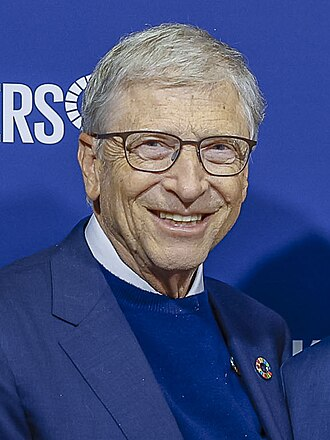
#> input picture start-end-ML/bill.jpg, 330 x 440 px, found by its file name
$ jupyter execute --allow-errors '14. Feature Extraction.ipynb'
#> lines starting #> are read from the running program, lines starting #| are printed output that depends on the picture
Feature extraction refers to the process of selecting and transforming raw data into numerical features that can be used by machine learning models. It is commonly used when dealing with high-dimensional data, such as images, text, and sensor data.

Example:

- In text data, extracting word embeddings like TF-IDF or Word2Vec.
- In images, extracting edges and textures using convolution filters.

#  Why is Feature Extraction Important?
- Reduces data dimensionality, making computations faster.
- Removes irrelevant or redundant information.
- Improves model interpretability and accuracy.
- Helps in handling complex and unstructured data (e.g., text, images, audio).

# Types of Feature Extraction Techniques
Feature extraction varies depending on the type of data (numerical, text, image, or audio). Below are some common techniques:

## A. Feature Extraction for Numerical Data
- Principal Component Analysis (PCA): Reduces dimensionality while preserving variance.
- Linear Discriminant Analysis (LDA): Maximizes class separability.
- Polynomial Features: Expands features using polynomial terms.
- Fourier Transform: Converts time-series data into frequency components.

## B. Feature Extraction for Text Data
- Bag of Words (BoW): Represents text as a frequency vector.

- TF-IDF (Term Frequency-Inverse Document Frequency): Assigns importance to words based on frequency and uniqueness.

- Word Embeddings (Word2Vec, GloVe, FastText): Converts words into dense vector representations.

## C. Feature Extraction for Image Data
- Histogram of Oriented Gradients (HOG): Detects object shapes.

- SIFT (Scale-Invariant Feature Transform): Identifies key points in an image.

- CNN (Convolutional Neural Networks): Extracts features automatically from image layers.

- Color Histograms: Represents image color distribution.

## D. Feature Extraction for Audio Data
- Mel Frequency Cepstral Coefficients (MFCCs): Extracts features for speech recognition.

- Spectrograms: Converts audio signals into visual representations.

- Zero Crossing Rate (ZCR): Measures signal changes.

## Feature Extraction for Time Series Data

# Example: Text

We'll use the SMS Spam Collection Dataset (available on Kaggle).
Each row contains a label (spam or ham) and a text message.

[cell 1]
import pandas as pd

# Load the dataset and skip the first row (header)
#> (the rest of this cell did not finish here and is left out)

## Text Preprocessing
Before feature extraction, we need to clean the text by:

- Converting to lowercase

- Removing punctuation

- Removing stopwords (common words like "is", "the", etc.)

- Tokenizing words

[cell 2]
import string
import nltk
from nltk.corpus import stopwords
nltk.download('stopwords')
#> (this line was passed over: nltk is not available in this run)

def preprocess_text(text):
    text = text.lower()  # Convert to lowercase
    text = text.translate(str.maketrans('', '', string.punctuation))  # Remove punctuation
    words = text.split()  # Tokenize
    words = [word for word in words if word not in stopwords.words('english')]  # Remove stopwords
    return " ".join(words)

# Apply preprocessing
#> (the rest of this cell did not finish here and is left out)

## Feature Extraction using TF-IDF
Now, let's convert text into numerical features using TF-IDF (Term Frequency-Inverse Document Frequency).

[cell 3]
from sklearn.feature_extraction.text import TfidfVectorizer

# Convert text messages into numerical feature vectors
vectorizer = TfidfVectorizer(max_features=500)  # Keep only 500 important words
#> (the rest of this cell did not finish here and is left out)

## Train a Machine Learning Model
Now, we can train a simple Logistic Regression model to classify spam messages.

[cell 4]
from sklearn.model_selection import train_test_split
from sklearn.linear_model import LogisticRegression
from sklearn.metrics import accuracy_score

# Split into training and testing sets
#> (the rest of this cell did not finish here and is left out)

# Example: Image

[cell 5]
import matplotlib.pyplot as plt
from skimage import color, io

# Load the image
image = io.imread('E:/Notebook/start-end-ML/bill.jpg')
#> image is the input picture: shape (440, 330, 3); mean R, G, B 69.7, 81.6, 127.1

# Convert to grayscale
gray_image = color.rgb2gray(image)
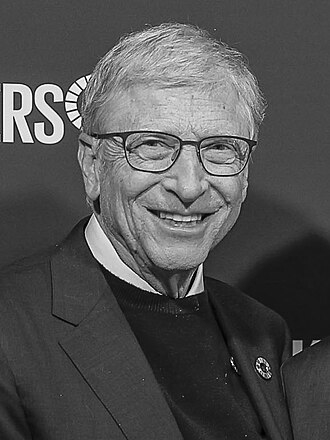
#> gray_image: shape (440, 330) float64; min 0.000833, max 0.999, mean 0.323

# Display the image
plt.figure(figsize=(6,6))
plt.imshow(gray_image, cmap='gray')
plt.title("Grayscale Image")
plt.axis('off')
plt.show()

## Extract Features Using HOG
HOG extracts gradient-based features, useful for object detection (e.g., face recognition, license plate detection).

[cell 6]
from skimage.feature import hog

# Extract HOG features
features, hog_image = hog(gray_image, pixels_per_cell=(16, 16),
                          cells_per_block=(2, 2), visualize=True)
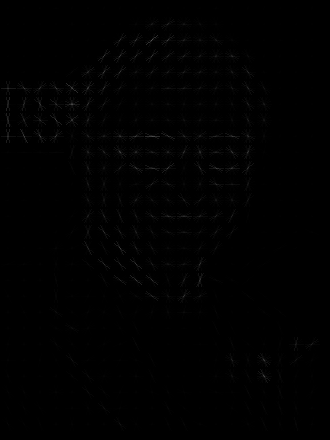
#> hog_image: shape (440, 330) float64; min 0, max 0.327, mean 0.00412
#> features = 17784 values, max 0.528 at index 1576, min 0 at index 13679, mean 0.145

# Display the HOG features
plt.figure(figsize=(6,6))
plt.imshow(hog_image, cmap='gray')
plt.title("HOG Features")
plt.axis('off')
plt.show()

## Train a Classifier with Extracted Features
Let's assume we have a dataset of dog vs. cat images. We'll extract HOG features and train an ML model.

[cell 7]
import numpy as np
from sklearn.svm import SVC
from sklearn.model_selection import train_test_split

# Fake dataset (HOG features of images)
X = np.random.rand(100, len(features))  # 100 images with HOG feature vectors
y = np.random.choice([0, 1], size=100)  # Binary labels: 0 = cat, 1 = dog

# Train-Test Split
X_train, X_test, y_train, y_test = train_test_split(X, y, test_size=0.2, random_state=42)
#> y_train = 80 values, max 1 at index 0, min 0 at index 1, mean 0.613; y_test = 20 values, max 1 at index 2, min 0 at index 0, mean 0.65

# Train an SVM model
model = SVC(kernel='linear')
model.fit(X_train, y_train)

# Evaluate the model
accuracy = model.score(X_test, y_test)
#> accuracy = 0.65
print(f"Model Accuracy: {accuracy:.2f}")
#| Model Accuracy: 0.65

# Example:Time Series

[cell 8]
import pandas as pd
import numpy as np
import matplotlib.pyplot as plt

# Create a sample time-series dataset (Temperature readings)
np.random.seed(42)
date_rng = pd.date_range(start='2023-01-01', periods=100, freq='D')
temperature = np.random.normal(loc=25, scale=3, size=(100,))  # Random temp values

df = pd.DataFrame({'Date': date_rng, 'Temperature': temperature})
df.set_index('Date', inplace=True)

# Plot the time series data
plt.figure(figsize=(10,4))
plt.plot(df.index, df['Temperature'], label='Temperature')
plt.xlabel('Date')
plt.ylabel('Temperature (°C)')
plt.title('Temperature Readings Over Time')
plt.legend()
plt.show()
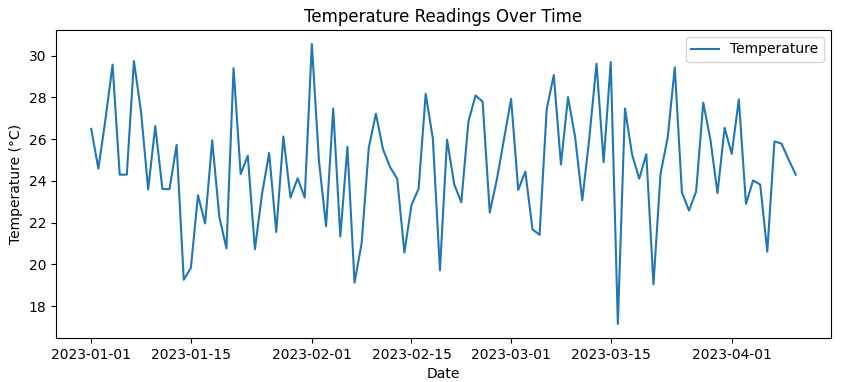
#> figure drawn by matplotlib, 1 panel; curve peaks at x = 1.68e+18, y = 30.56

## Extract Features from Time-Series Data
We'll extract:
- ✅ Rolling Mean (Trend)
- ✅ Rolling Variance (Volatility)
- ✅ Lag Features (Past Observations)
- ✅ Fourier Transform (Frequency Patterns)

### 📌 A) Rolling Statistics (Trend & Volatility)
We calculate the moving average and variance to analyze trends.

[cell 9]
df['Rolling_Mean'] = df['Temperature'].rolling(window=7).mean()
df['Rolling_Std'] = df['Temperature'].rolling(window=7).std()

# Plot rolling statistics
plt.figure(figsize=(10,4))
plt.plot(df['Temperature'], label='Temperature', alpha=0.5)
plt.plot(df['Rolling_Mean'], label='7-day Rolling Mean', color='red')
plt.fill_between(df.index, df['Rolling_Mean'] - df['Rolling_Std'],
                 df['Rolling_Mean'] + df['Rolling_Std'], color='gray', alpha=0.2)
plt.xlabel('Date')
plt.ylabel('Temperature (°C)')
plt.title('Rolling Statistics of Temperature')
plt.legend()
plt.show()
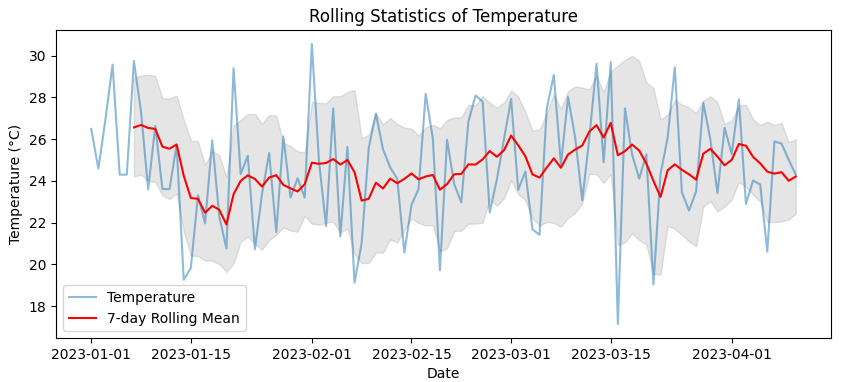
#> figure drawn by matplotlib, 1 panel; curve peaks at x = 1.68e+18, y = 30.56

**📌 Why?**

- Rolling mean captures long-term trends.

- Rolling standard deviation detects volatility (temperature fluctuations).

### 📌 B) Lag Features (Past Observations as Features)
We create new features from past values (e.g., yesterday's temperature).

[cell 10]
df['Temp_Lag_1'] = df['Temperature'].shift(1)  # Yesterday's temperature
df['Temp_Lag_7'] = df['Temperature'].shift(7)  # Last week's temperature

df.head(10)

**📌 Why?**

- Useful for predicting future values using past patterns.

- Often used in stock price and weather forecasting.

### C) Fourier Transform (Extracting Frequency Patterns)
The Fast Fourier Transform (FFT) extracts dominant cycles.

[cell 11]
from numpy.fft import fft

# Apply FFT to temperature data
fft_features = fft(df['Temperature'])
fft_magnitude = np.abs(fft_features)

# Plot FFT
plt.figure(figsize=(8, 4))
plt.plot(fft_magnitude[:50])  # Show first 50 frequencies
plt.xlabel("Frequency")
plt.ylabel("Magnitude")
plt.title("Fourier Transform of Temperature Data")
plt.show()
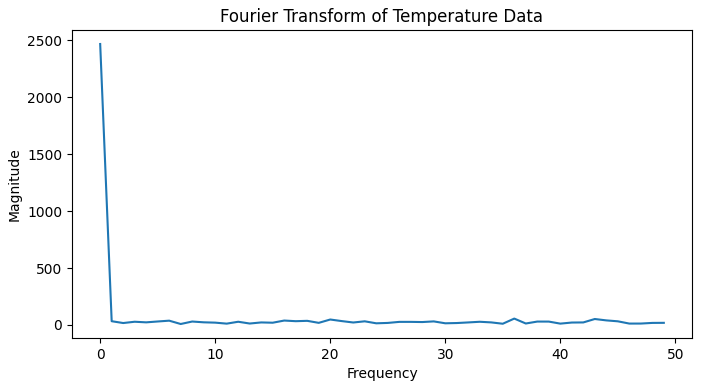
#> figure drawn by matplotlib, 1 panel; curve peaks at x = 0, y = 2468.8
